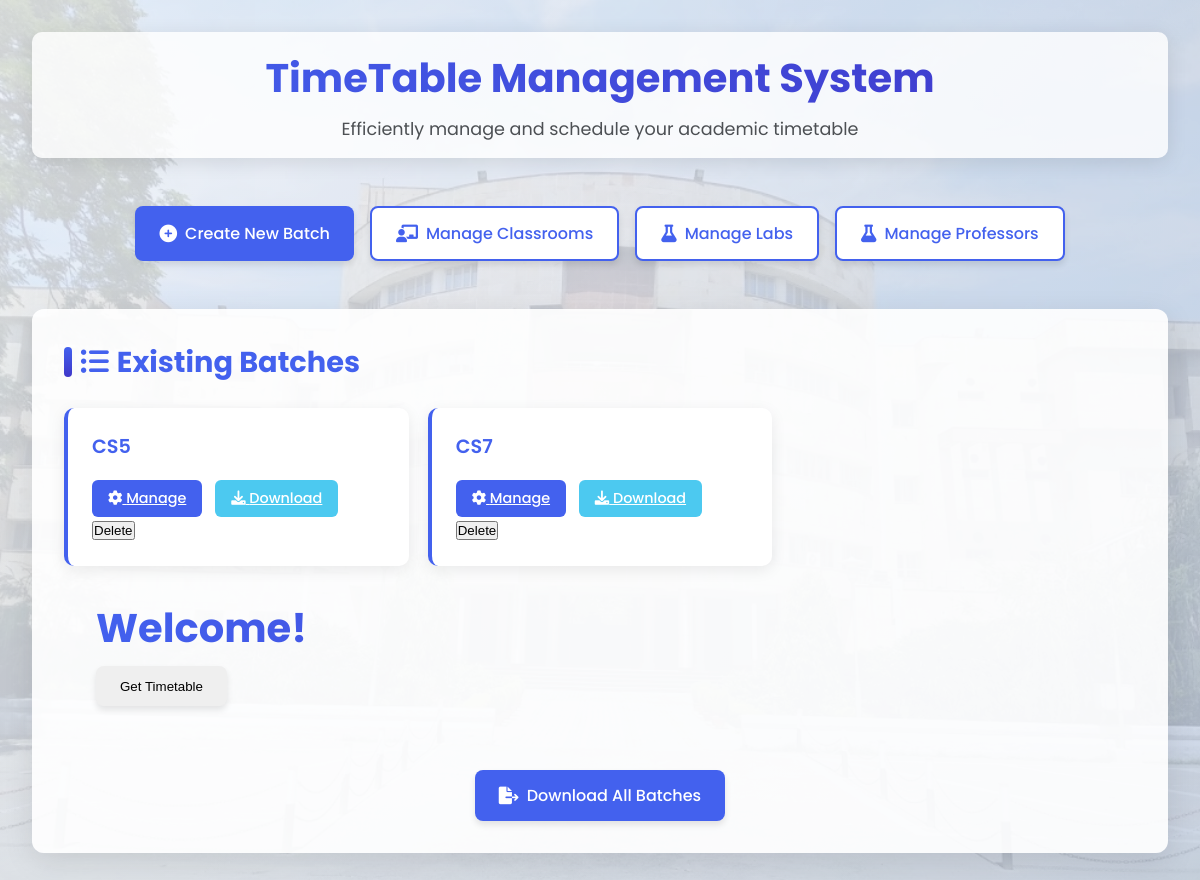
Before: / with the older database file.
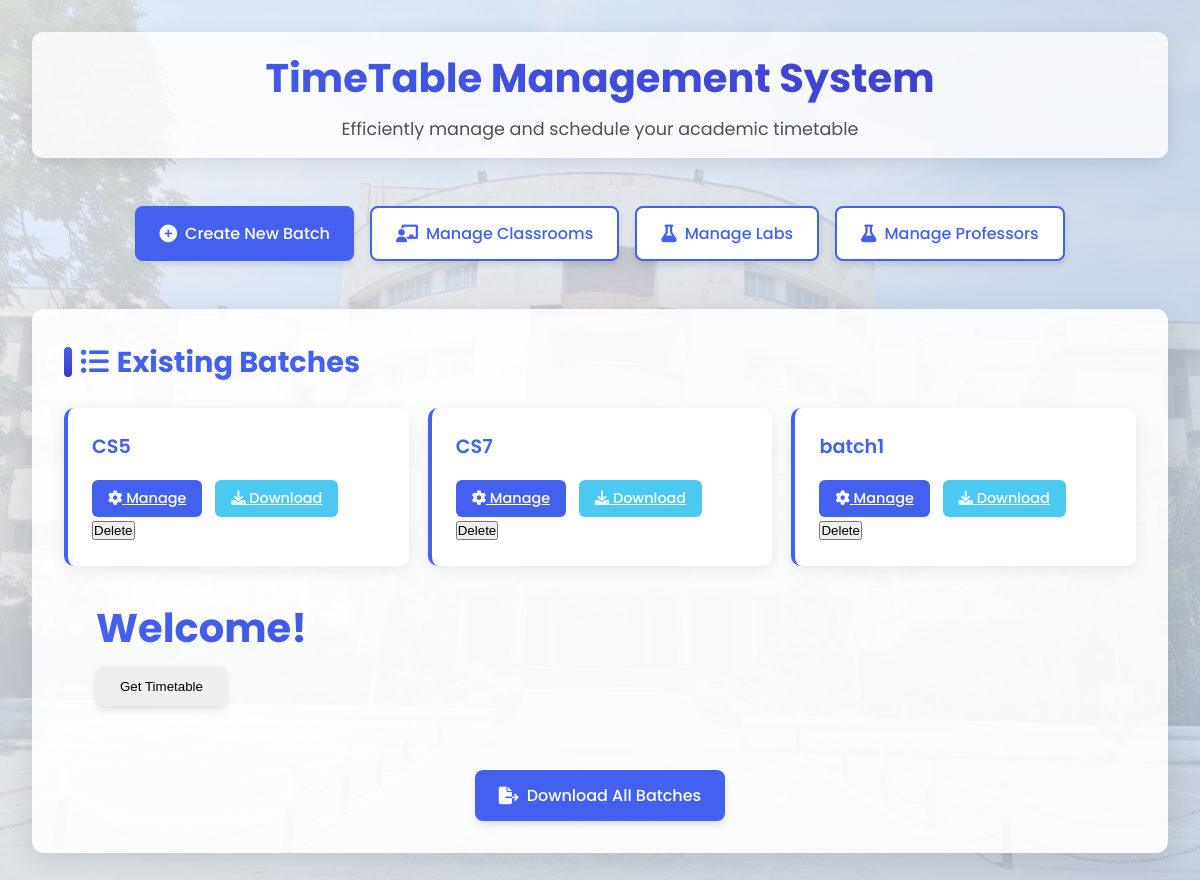
After: the same page with the newer database file.
### app.py (models this page shows)
class Batch(db.Model):
    id = db.Column(db.Integer, primary_key=True)
    name = db.Column(db.String(50), unique=True, nullable=False)
    capacity = db.Column(db.Integer, nullable=False)

### app.py (the view)
@app.route('/')
def index():
    batches = Batch.query.all()
    return render_template('index.html', batches=batches)

### templates/index.html (shortened to what this page needs)
<!DOCTYPE html>
<html lang="en">
<head>
    <link rel="stylesheet" href="https://cdnjs.cloudflare.com/ajax/libs/font-awesome/6.0.0-beta3/css/all.min.css">
</head>
<body>
    <div class="container">
        <header>
            <h1>TimeTable Management System</h1>
            <p class="subtitle">Efficiently manage and schedule your academic timetable</p>
        </header>
        <div class="actions">
            <a href="{{ url_for('create_batch') }}" class="btn btn-primary">
                <i class="fas fa-plus-circle icon"></i> Create New Batch
            </a>
            <a href="{{ url_for('manage_classrooms') }}" class="btn btn-secondary">
                <i class="fas fa-chalkboard-teacher icon"></i> Manage Classrooms
            </a>
            <a href="{{ url_for('manage_labs') }}" class="btn btn-secondary">
                <i class="fas fa-flask icon"></i> Manage Labs
            </a>
            <a href="{{ url_for('manage_professors') }}" class="btn btn-secondary">
                <i class="fas fa-flask icon"></i> Manage Professors
            </a>
        </div>
        <div class="card-container">
            <h2><i class="fas fa-list-ul"></i> Existing Batches</h2>
            {% if batches %}
            <div class="batch-list">
                {% for batch in batches %}
                <div class="batch-card">
                    <div class="batch-name">{{ batch.name }}</div>
                    <div class="batch-actions">
                        <a href="{{ url_for('manage_batch', batch_id=batch.id) }}" class="batch-btn manage">
                            <i class="fas fa-cog"></i> Manage
                        </a>
                        <a href="{{ url_for('select_batches') }}" class="batch-btn download">
                            <i class="fas fa-download"></i> Download
                        </a>
                    </div>
                    <div>
                        <form action="{{ url_for('delete_batch', id=batch.id) }}" method="post" style="display:inline;">
                            <button type="submit" onclick="return confirm('Are you sure you want to delete {{ batch.name }}?');">
                            Delete
                            </button>
                        </form>
                    </div>
                </div>
                {% endfor %}
            </div>
            {% else %}
            <p style="text-align: center; color: #666; padding: 2rem 0;">No batches created yet. Create your first batch to get started!</p>
            {% endif %}
            <div class="container">
                <h1>Welcome!</h1>
                <a href="{{ url_for('get_timetable') }}">
                    <button class="btn">Get Timetable</button>
                </a>
            </div>
            {% if batches %}
            <div class="download-all">
                <a href="{{ url_for('select_batches') }}" class="btn btn-primary">
                    <i class="fas fa-file-export icon"></i> Download All Batches
                </a>
            </div>
            {% endif %}
        </div>
    </div>
</body>
</html>

Changed rows visible on the page:
added Batch: name "batch1"
